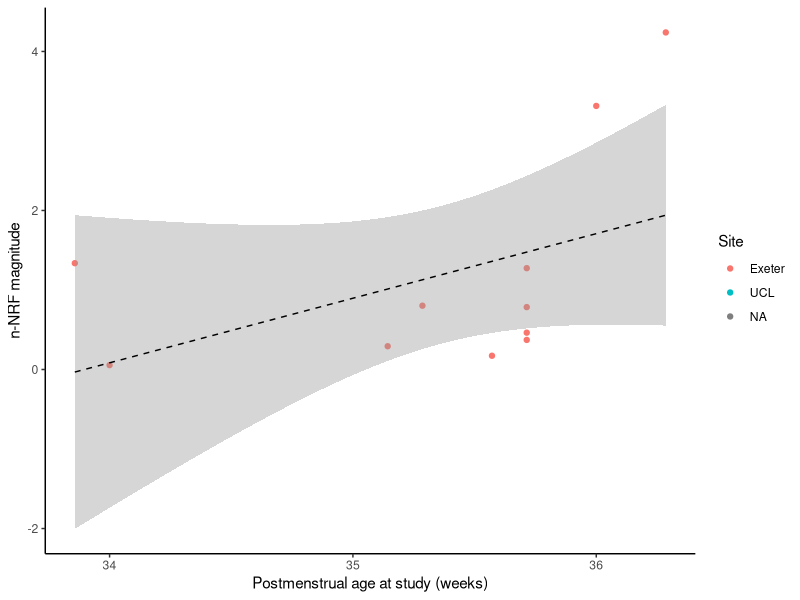

This figure's R source:
library(readxl)
library(ggplot2)

#1. load excel or csv file containing n-NRF magnitudes "both_sites_magnitudes.csv"
both_sites_magnitudes <- read.csv("both_sites_magnitudes.csv")

#2. create df with only hypothesis 3 data for both sites selected
both_sites_magnitudes_hyp3 <- both_sites_magnitudes[both_sites_magnitudes$hypothesis3_include == 1, ]

#3. create scatter with line of best fit (lm)
ggplot(both_sites_magnitudes_hyp3, aes(x=`Gestational.age.at.study..weeks.`, y=magnitude_HL)) + 
  geom_point(aes(color = Site)) + 
  geom_smooth(method=lm, se=TRUE, fullrange = FALSE, linetype = "dashed", color = "black", linewidth = 0.5) + 
  labs(x="Postmenstrual age at study (weeks)", y="n-NRF magnitude")+ 
  scale_x_continuous(breaks = c(30,31,32,33,34,35,36,37))+
  theme_classic()

#END#
